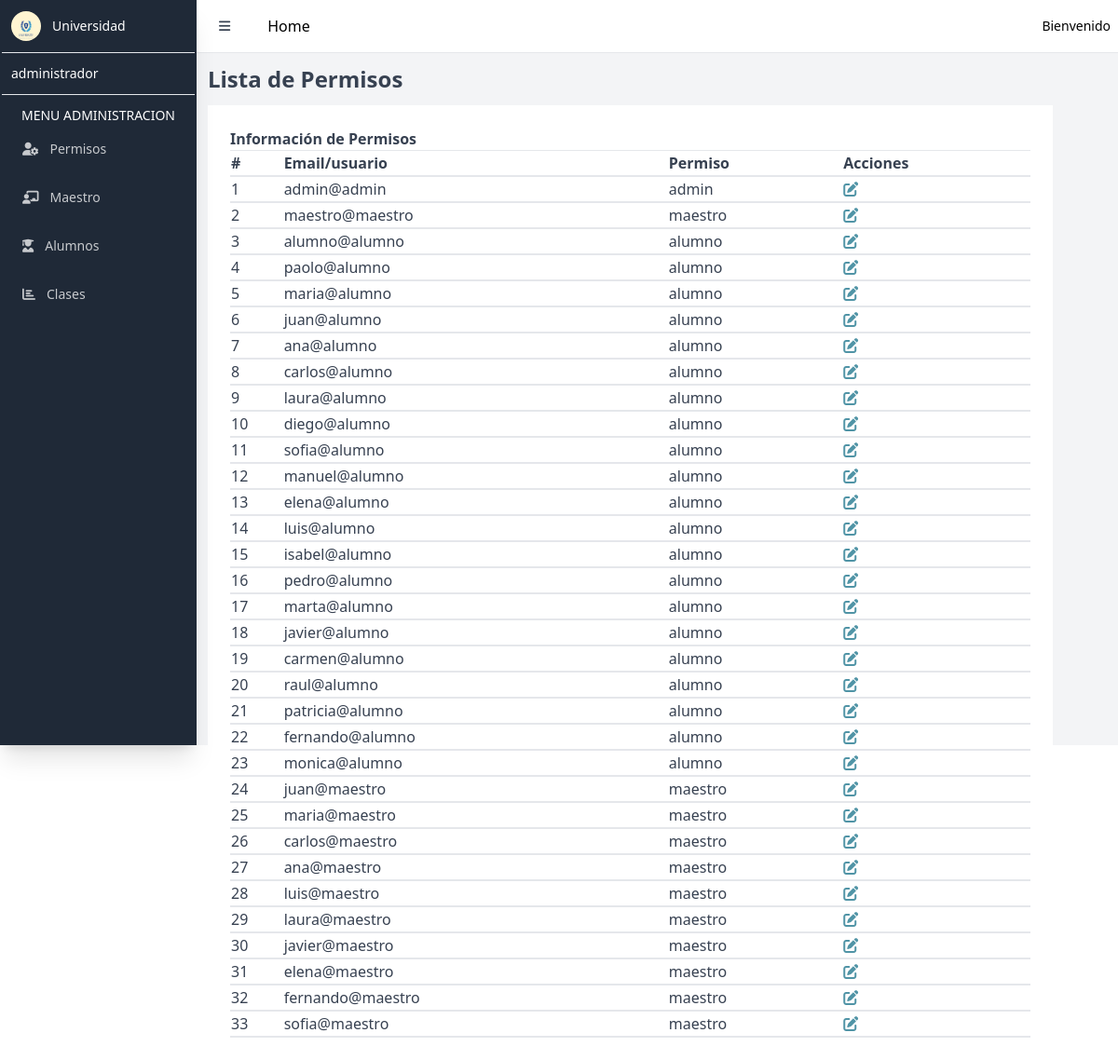
The app's page /permisos, older data.
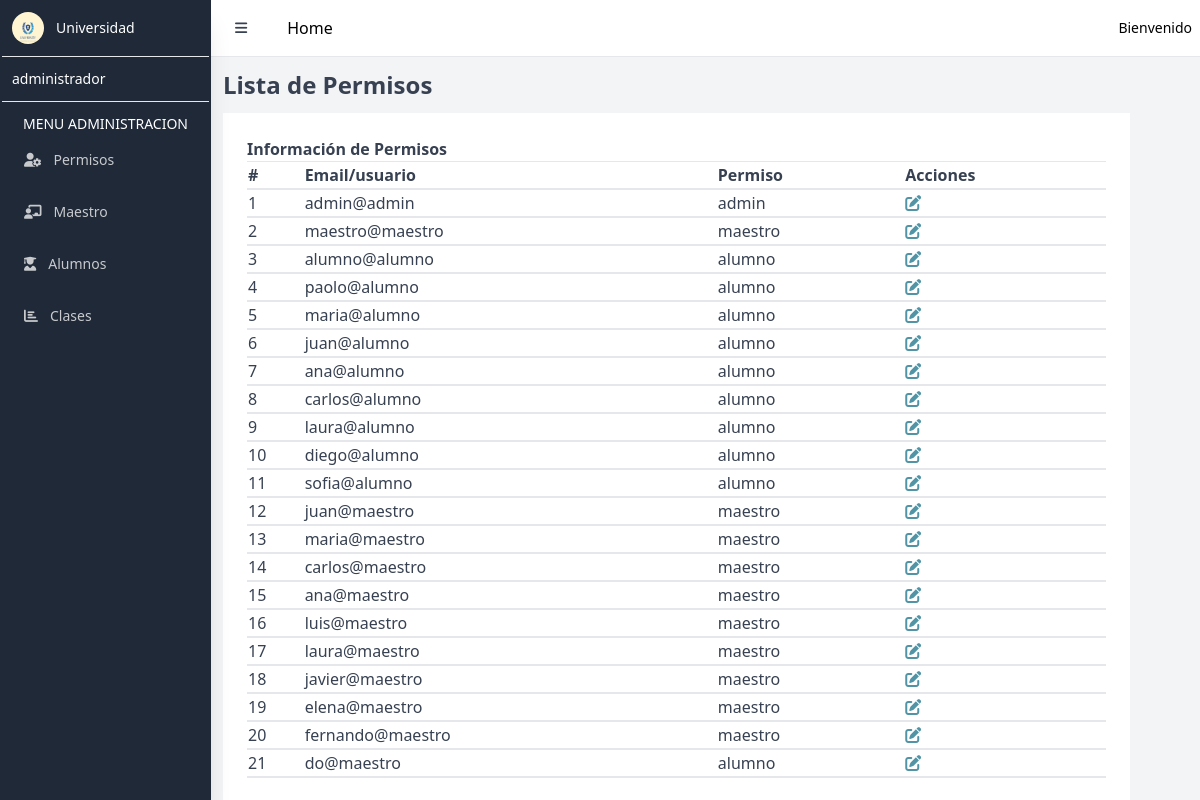
The same page, newer data.
### tables this page shows
CREATE TABLE `usuarios` (
  `id_usuario` int(11) NOT NULL AUTO_INCREMENT,
  `nombre` varchar(100) DEFAULT NULL,
  `apellido` varchar(100) DEFAULT NULL,
  `dni` varchar(20) DEFAULT NULL,
  `fecha_nacimiento` varchar(50) DEFAULT NULL,
  `direccion` varchar(200) DEFAULT NULL,
  `correo` varchar(220) DEFAULT NULL,
  `contrasena` varchar(255) DEFAULT NULL,
  `rol_id` int(11) DEFAULT NULL,
  `clase_id` int(11) DEFAULT NULL,
  PRIMARY KEY (`id_usuario`),
  UNIQUE KEY `correo` (`correo`),
  KEY `rol_id` (`rol_id`),
  KEY `clase_id` (`clase_id`),
  CONSTRAINT `usuarios_ibfk_1` FOREIGN KEY (`rol_id`) REFERENCES `roles` (`id_rol`),
  CONSTRAINT `usuarios_ibfk_2` FOREIGN KEY (`clase_id`) REFERENCES `clases` (`id`)
);

CREATE TABLE `roles` (
  `id_rol` int(11) NOT NULL AUTO_INCREMENT,
  `nombre_rol` varchar(50) NOT NULL,
  PRIMARY KEY (`id_rol`)
);

### Controllers/admin/PermisoController.php (called while the page is built, shortened)
<?php
require_once $_SERVER["DOCUMENT_ROOT"] . "/Models/Model.php";
class PermisoController
{
    protected $model;
    public function __construct()
    {
        $this->model = new User();
    }
    public function index()
    {
        $permisos = $this->model->getRol();
        include $_SERVER["DOCUMENT_ROOT"] . "/views/admin/read.permiso.php";
    }
}

### config/database.php (called while the page is built)
<?php
return [
    "host" => "localhost",
    "dbname" => "university_db",
    "username" => "root",
    "password" => ""
];

### Models/Model.php (called while the page is built, shortened)
<?php
class Model
{
    private $db;
    public function __construct()
    {
        $config = include($_SERVER["DOCUMENT_ROOT"] . "/config/database.php");
        try {
            $this->db = new mysqli(
                $config["host"],
                $config["username"],
                $config["password"],
                $config["dbname"]
            );
        } catch (mysqli_sql_exception $e) {
            echo "Error: " . $e->getMessage();
        }
    }
    public function getRol()
    {
        $query = "select u.id_usuario, u.correo, r.nombre_rol from usuarios u join roles r on
        u.rol_id = r.id_rol";
        $res = $this->db->query($query);
        $data = $res->fetch_all(MYSQLI_ASSOC);
        return $data;
    }
}

### views/admin/read.permiso.php (the view, shortened to what the changed rows need)
<!DOCTYPE html>
<html lang="en">
<head>
    <link href="/public/output.css" rel="stylesheet">
</head>
<body>
    <main class="flex bg-gray-100">
        <div class="w-full flex flex-col h-screen">
            <div class="w-full border-t flex flex-col">
                <h2 class="text-gray-700 m-3 font-semibold text-2xl">Lista de Permisos</h2>
                <div class="w-11/12 flex-grow p-6 text-gray-700 bg-white mx-3">
                    <table class="min-w-full">
                        <thead>
                            <tr>
                                <th class="text-left">#</th>
                                <th class="text-left">Email/usuario</th>
                                <th class="text-left">Permiso</th>
                                <th class="text-left">Acciones</th>
                            </tr>
                        </thead>
                        <tbody>
                            <?php
                            $counter = 1;
                            foreach ($permisos as $permiso) {
                            ?>
                                <tr class="border-y-2">
                                    <td><?= $counter++?></td>
                                    <td><?= $permiso["correo"] ?></td>
                                    <td><?= $permiso["nombre_rol"] ?></td>
                                    <td class="flex">
                                        <a class="mr-5" href="/permisos/edit?id=<?= $permiso["id_usuario"] ?>"><i class="fa-solid fa-pen-to-square" style="color: #5094a6;"></i></a>
                                    </td>
                                </tr>
                            <?php
                            }
                            ?>
                        </tbody>
                    </table>
                </div>
            </div>
        </div>
    </main>
</body>
</html>

Row changes from the older to the newer data that the page shows:
removed usuarios: correo "manuel@alumno", rol.nombre_rol "alumno"
removed usuarios: correo "elena@alumno", rol.nombre_rol "alumno"
removed usuarios: correo "luis@alumno", rol.nombre_rol "alumno"
removed usuarios: correo "isabel@alumno", rol.nombre_rol "alumno"
removed usuarios: correo "pedro@alumno", rol.nombre_rol "alumno"
removed usuarios: correo "marta@alumno", rol.nombre_rol "alumno"
removed usuarios: correo "javier@alumno", rol.nombre_rol "alumno"
removed usuarios: correo "carmen@alumno", rol.nombre_rol "alumno"
removed usuarios: correo "raul@alumno", rol.nombre_rol "alumno"
removed usuarios: correo "patricia@alumno", rol.nombre_rol "alumno"
removed usuarios: correo "fernando@alumno", rol.nombre_rol "alumno"
removed usuarios: correo "monica@alumno", rol.nombre_rol "alumno"
removed usuarios: correo "sofia@maestro", rol.nombre_rol "maestro"
added usuarios: correo "do@maestro", rol.nombre_rol "alumno"
